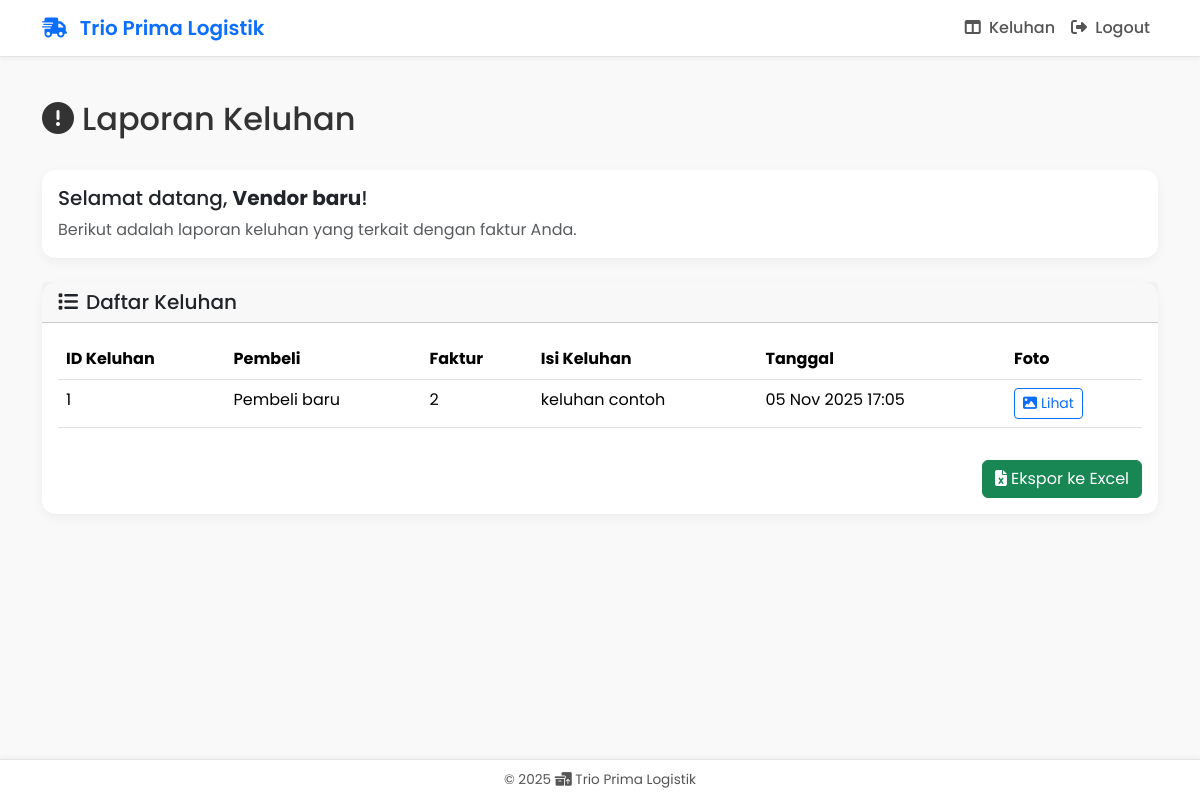
The app's page /vendor/keluhan/laporan/ (signed in), older data.
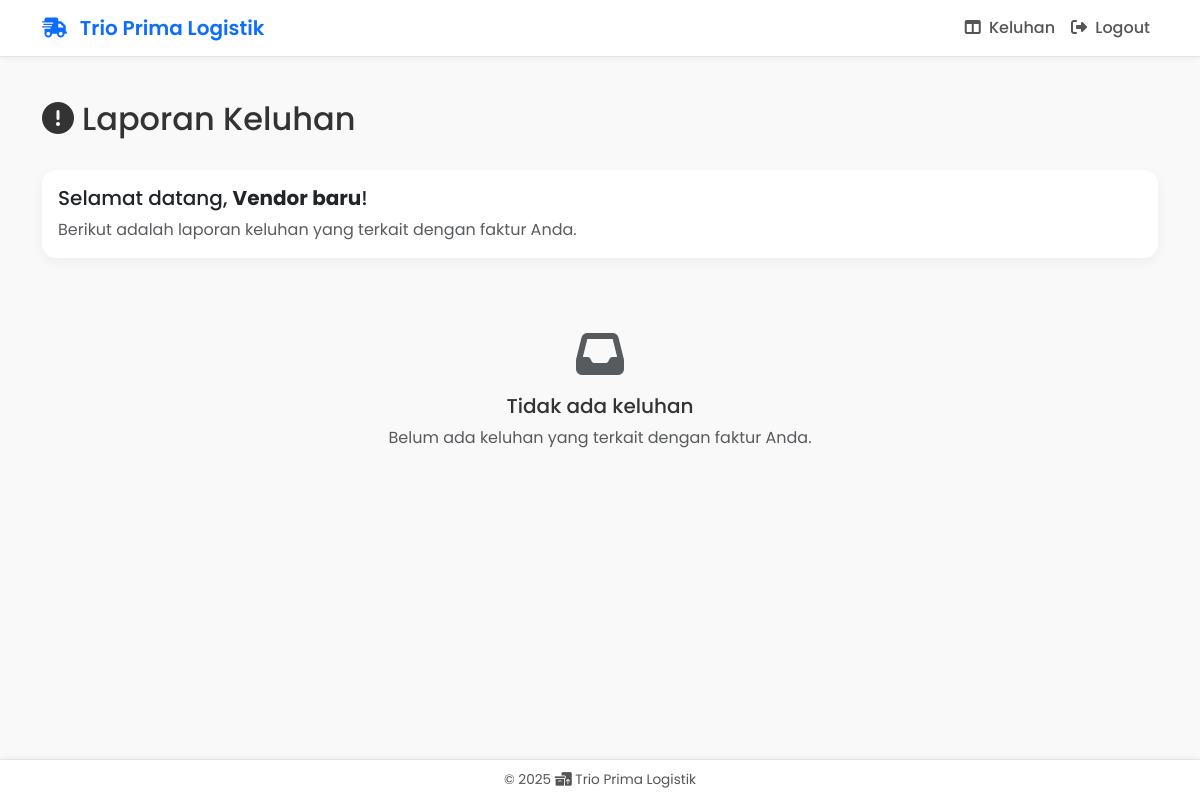
The same page, newer data.
### core/models.py (models this page shows, shortened)
class Keluhan(models.Model):
    id_keluhan = models.AutoField(primary_key=True)
    pembeli = models.ForeignKey(Pembeli, on_delete=models.CASCADE)
    faktur = models.CharField(max_length=100, blank=True, null=True)
    isi_keluhan = models.TextField()
    foto = models.ImageField(upload_to='keluhan_images/', blank=True, null=True)
    tanggal = models.DateTimeField(default=timezone.now)
    class Meta:
        verbose_name = "Keluhan"
        verbose_name_plural = "Keluhan"

class Pembeli(models.Model):
    id_pembeli = models.AutoField(primary_key=True)
    nama = models.CharField(max_length=100)
    email = models.EmailField(unique=True)
    password = models.CharField(max_length=128)
    alamat = models.TextField()
    no_hp = models.CharField(max_length=20)
    kelurahan = models.ForeignKey('Kelurahan', on_delete=models.CASCADE)
    class Meta:
        verbose_name = "Pembeli"
        verbose_name_plural = "Pembeli"

### core/views.py (the view)
# urls.py: path("vendor/keluhan/laporan/", views.vendor_keluhan_laporan, name="vendor_keluhan_laporan"),
@vendor_required
def vendor_keluhan_laporan(request):
    vendor_id = request.session.get('vendor_id')
    vendor = models.Vendor.objects.get(pk=vendor_id)
    keluhan_list = models.Keluhan.objects.filter(
        pembeli__faktur__vendor=vendor
    ).distinct().order_by('-tanggal')
    return render(request, 'vendor/vendor_keluhan_laporan.html', {
        'vendor': vendor,
        'keluhan_list': keluhan_list
    })

### core/views.py (called while the page is built)
def vendor_required(view_func):
    @wraps(view_func)
    def wrapper(request, *args, **kwargs):
        if 'vendor_id' not in request.session:
            return redirect('vendor_login')
        return view_func(request, *args, **kwargs)
    return wrapper

### core/templates/vendor/vendor_keluhan_laporan.html (shortened to what this page needs)
{% extends 'base_public.html' %}
{% block content %}
<div class="row">
  <div class="col-12">
    <div class="d-flex justify-content-between align-items-center mb-4">
      <h2><i class="fa-solid fa-exclamation-circle me-2"></i>Laporan Keluhan</h2>
    </div>
    <div class="card mb-4">
      <div class="card-body">
        <h5>Selamat datang, <strong>{{ vendor.nama }}</strong>!</h5>
        <p class="text-muted mb-0">
          Berikut adalah laporan keluhan yang terkait dengan faktur Anda.
        </p>
      </div>
    </div>
    {% if keluhan_list %}
    <div class="card">
      <div class="card-header">
        <h5 class="mb-0"><i class="fa-solid fa-list me-2"></i>Daftar Keluhan</h5>
      </div>
      <div class="card-body">
        <div class="table-responsive">
          <table class="table table-hover">
            <thead>
              <tr>
                <th>ID Keluhan</th>
                <th>Pembeli</th>
                <th>Faktur</th>
                <th>Isi Keluhan</th>
                <th>Tanggal</th>
                <th>Foto</th>
              </tr>
            </thead>
            <tbody>
              {% for keluhan in keluhan_list %}
              <tr>
                <td>{{ keluhan.id_keluhan }}</td>
                <td>{{ keluhan.pembeli.nama }}</td>
                <td>{{ keluhan.faktur }}</td>
                <td>{{ keluhan.isi_keluhan|truncatewords:10 }}</td>
                <td>{{ keluhan.tanggal|date:"d M Y H:i" }}</td>
                <td>
                  {% if keluhan.foto %}
                    <a href="{{ keluhan.foto.url }}" target="_blank" class="btn btn-sm btn-outline-primary">
                      <i class="fa-solid fa-image me-1"></i>Lihat
                    </a>
                  {% else %}
                    <span class="text-muted">-</span>
                  {% endif %}
                </td>
              </tr>
              {% endfor %}
            </tbody>
          </table>
        </div>
        <div class="d-flex justify-content-end mt-3">
          <button class="btn btn-success" onclick="exportToExcel()">
            <i class="fa-solid fa-file-excel me-1"></i>Ekspor ke Excel
          </button>
        </div>
      </div>
    </div>
    {% else %}
    <div class="text-center py-5">
      <i class="fa-solid fa-inbox fa-3x text-muted mb-3"></i>
      <h5>Tidak ada keluhan</h5>
      <p class="text-muted">Belum ada keluhan yang terkait dengan faktur Anda.</p>
    </div>
    {% endif %}
  </div>
</div>
{% endblock %}

Row changes from the older to the newer data that the page shows:
removed Keluhan: id_keluhan "1", pembeli.nama "Pembeli baru", faktur "2", isi_keluhan "keluhan contoh", tanggal "05 Nov 2025 17:05"
Text that changed along with them:
text no longer shown: "Daftar Keluhan ID Keluhan Pembeli Faktur Isi Keluhan Tanggal Foto Ekspor ke Excel"
text now shown: "Tidak ada keluhan Belum ada keluhan yang terkait dengan faktur Anda."
